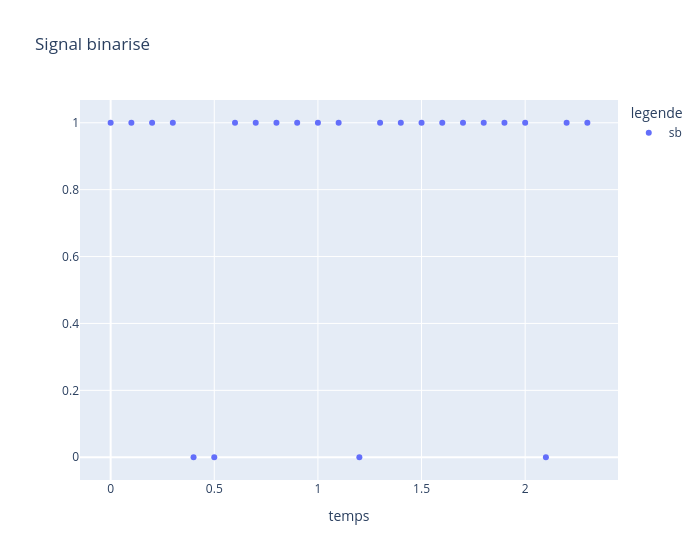

This figure's notebook cell:
### Markdown cell above
## **ATTENTION**
L’affichage d’un signal possédant un très grand nombre de points peut faire crasher VSCode.
Aussi, pour chaque signal que vous souhaiterez afficher, pensez à **réduire sa dimension** **dans la dataframe créée pour l’affichage**.

### Code cell
# Affichage de s_b 
Nbits_to_plot = Nb

df_sb = pd.DataFrame({'x': tb[:Nbits_to_plot], 'y': sb[:Nbits_to_plot], 'legende':'sb'})
fig2 = px.scatter(df_sb, x='x',  y='y', color='legende', labels={'x': 'temps' , 'y':''}, title="Signal binarisé" , width=700 )
fig2.show()

### Figure 1 — Plotly figure (JSON) as saved in the notebook; plotly's stock layout.template omitted (floating-point values rounded to 4 significant figures)
{"data": [{"hovertemplate": "legende=sb<br>temps=%{x}<br>=%{y}<extra></extra>", "legendgroup": "sb", "marker": {"color": "#636efa", "symbol": "circle"}, "mode": "markers", "name": "sb", "orientation": "v", "showlegend": true, "type": "scatter", "x": [0.0, 0.1, 0.2, 0.3, 0.4, 0.5, 0.6, 0.7, 0.8, 0.9, 1.0, 1.1, 1.2, 1.3, 1.4, 1.5, 1.6, 1.7, 1.8, 1.9, 2.0, 2.1, 2.2, 2.3], "xaxis": "x", "y": [1, 1, 1, 1, 0, 0, 1, 1, 1, 1, 1, 1, 0, 1, 1, 1, 1, 1, 1, 1, 1, 0, 1, 1], "yaxis": "y"}], "layout": {"legend": {"title": {"text": "legende"}, "tracegroupgap": 0}, "title": {"text": "Signal binarisé"}, "width": 700, "xaxis": {"anchor": "y", "domain": [0, 1], "title": {"text": "temps"}}, "yaxis": {"anchor": "x", "domain": [0, 1], "title": {"text": ""}}}}
